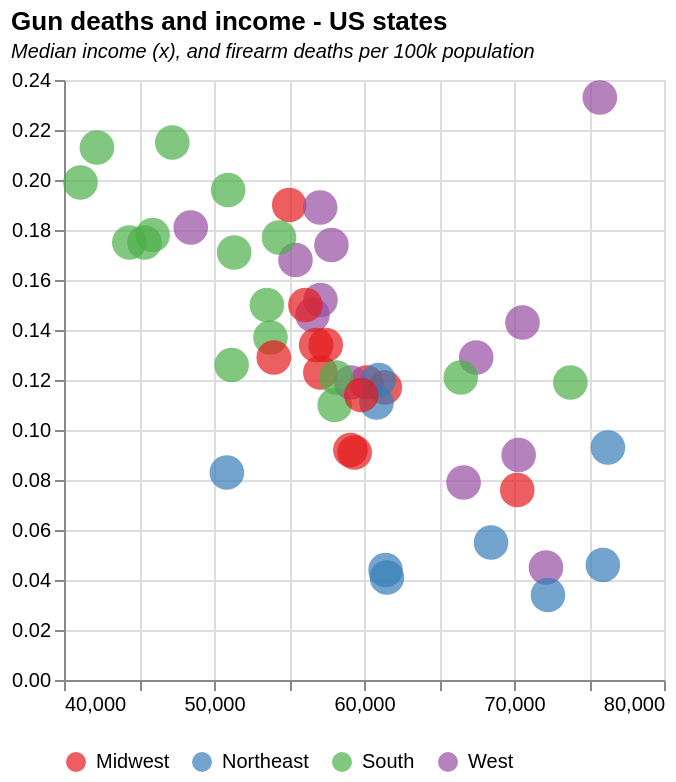

Source (Vega-Lite JSON):
### Vega-Lite specification from a JSON file in a GitHub repository (floating-point values rounded to 4 significant figures)
{"$schema": "https://vega.github.io/schema/vega-lite/v5.json", "description": "Various US measures state by state", "title": {"text": "Gun deaths and income - US states", "subtitle": "Median income (x), and firearm deaths per 100k population", "subtitleFontStyle": "italic", "subtitleFontSize": 10, "anchor": "start", "color": "black"}, "data": {"values": [{"State": "Alabama", "State2": "AL", "Gini": "0.472", "Death Rate": "21.5", "Firearms, vs average": "1.64700475", "Med income": "47221", "Income, vs median": "0.799827233", "Imprisonment rates": "736", "Prison rate": "1.264604811", "Imprisonment rate": "0.736", "Firearm deaths": "0.215", "Division": "South"}, {"State": "Alaska", "State2": "AK", "Gini": "0.422", "Death Rate": "23.3", "Firearms, vs average": "1.784893519", "Med income": "75723", "Income, vs median": "1.282592862", "Imprisonment rates": "376", "Prison rate": "0.64604811", "Imprisonment rate": "0.376", "Firearm deaths": "0.233", "Division": "West"}, {"State": "Arizona", "State2": "AZ", "Gini": "0.455", "Death Rate": "15.2", "Firearms, vs average": "1.164394055", "Med income": "57100", "Income, vs median": "0.967157303", "Imprisonment rates": "764", "Prison rate": "1.312714777", "Imprisonment rate": "0.764", "Firearm deaths": "0.152", "Division": "West"}, {"State": "Arkansas", "State2": "AR", "Gini": "0.458", "Death Rate": "17.8", "Firearms, vs average": "1.363566723", "Med income": "45907", "Income, vs median": "0.777570758", "Imprisonment rates": "763", "Prison rate": "1.310996564", "Imprisonment rate": "0.763", "Firearm deaths": "0.178", "Division": "South"}, {"State": "California", "State2": "CA", "Gini": "0.471", "Death Rate": "7.9", "Firearms, vs average": "0.605178489", "Med income": "66637", "Income, vs median": "1.128694592", "Imprisonment rates": "430", "Prison rate": "0.738831615", "Imprisonment rate": "0.43", "Firearm deaths": "0.079", "Division": "West"}, {"State": "Colorado", "State2": "CO", "Gini": "0.457", "Death Rate": "14.3", "Firearms, vs average": "1.095449671", "Med income": "70566", "Income, vs median": "1.195243822", "Imprisonment rates": "460", "Prison rate": "0.790378007", "Imprisonment rate": "0.46", "Firearm deaths": "0.143", "Division": "West"}, {"State": "Connecticut", "State2": "CT", "Gini": "0.486", "Death Rate": "4.6", "Firearms, vs average": "0.352382412", "Med income": "75923", "Income, vs median": "1.285980454", "Imprisonment rates": "367", "Prison rate": "0.630584192", "Imprisonment rate": "0.367", "Firearm deaths": "0.046", "Division": "Northeast"}, {"State": "Delaware", "State2": "DE", "Gini": "0.44", "Death Rate": "11", "Firearms, vs average": "0.842653593", "Med income": "58046", "Income, vs median": "0.983180609", "Imprisonment rates": "544", "Prison rate": "0.934707904", "Imprisonment rate": "0.544", "Firearm deaths": "0.11", "Division": "South"}, {"State": "Florida", "State2": "FL", "Gini": "0.474", "Death Rate": "12.6", "Firearms, vs average": "0.965221388", "Med income": "51176", "Income, vs median": "0.86681685", "Imprisonment rates": "601", "Prison rate": "1.032646048", "Imprisonment rate": "0.601", "Firearm deaths": "0.126", "Division": "South"}, {"State": "Georgia", "State2": "GA", "Gini": "0.468", "Death Rate": "15", "Firearms, vs average": "1.149073081", "Med income": "53527", "Income, vs median": "0.906637985", "Imprisonment rates": "676", "Prison rate": "1.161512027", "Imprisonment rate": "0.676", "Firearm deaths": "0.15", "Division": "South"}, {"State": "Hawaii", "State2": "HI", "Gini": "0.433", "Death Rate": "4.5", "Firearms, vs average": "0.344721924", "Med income": "72133", "Income, vs median": "1.221785599", "Imprisonment rates": "323", "Prison rate": "0.554982818", "Imprisonment rate": "0.323", "Firearm deaths": "0.045", "Division": "West"}, {"State": "Idaho", "State2": "ID", "Gini": "0.433", "Death Rate": "14.6", "Firearms, vs average": "1.118431132", "Med income": "56564", "Income, vs median": "0.958078558", "Imprisonment rates": "587", "Prison rate": "1.008591065", "Imprisonment rate": "0.587", "Firearm deaths": "0.146", "Division": "West"}, {"State": "Illinois", "State2": "IL", "Gini": "0.465", "Death Rate": "11.7", "Firearms, vs average": "0.896277003", "Med income": "61386", "Income, vs median": "1.039753383", "Imprisonment rates": "442", "Prison rate": "0.759450172", "Imprisonment rate": "0.442", "Firearm deaths": "0.117", "Division": "Midwest"}, {"State": "Indiana", "State2": "IN", "Gini": "0.44", "Death Rate": "15", "Firearms, vs average": "1.149073081", "Med income": "56094", "Income, vs median": "0.950117719", "Imprisonment rates": "503", "Prison rate": "0.864261168", "Imprisonment rate": "0.503", "Firearm deaths": "0.15", "Division": "Midwest"}, {"State": "Iowa", "State2": "IA", "Gini": "0.427", "Death Rate": "9.2", "Firearms, vs average": "0.704764823", "Med income": "59094", "Income, vs median": "1.000931588", "Imprisonment rates": "373", "Prison rate": "0.640893471", "Imprisonment rate": "0.373", "Firearm deaths": "0.092", "Division": "Midwest"}, {"State": "Kansas", "State2": "KS", "Gini": "0.445", "Death Rate": "13.4", "Firearms, vs average": "1.026505286", "Med income": "56810", "Income, vs median": "0.962245295", "Imprisonment rates": "438", "Prison rate": "0.75257732", "Imprisonment rate": "0.438", "Firearm deaths": "0.134", "Division": "Midwest"}, {"State": "Kentucky", "State2": "KY", "Gini": "0.466", "Death Rate": "17.5", "Firearms, vs average": "1.340585261", "Med income": "45369", "Income, vs median": "0.768458138", "Imprisonment rates": "670", "Prison rate": "1.151202749", "Imprisonment rate": "0.67", "Firearm deaths": "0.175", "Division": "South"}, {"State": "Louisiana", "State2": "LA", "Gini": "0.475", "Death Rate": "21.3", "Firearms, vs average": "1.631683775", "Med income": "42196", "Income, vs median": "0.714714003", "Imprisonment rates": "997", "Prison rate": "1.713058419", "Imprisonment rate": "0.997", "Firearm deaths": "0.213", "Division": "South"}, {"State": "Maine", "State2": "ME", "Gini": "0.437", "Death Rate": "8.3", "Firearms, vs average": "0.635820438", "Med income": "50856", "Income, vs median": "0.861396704", "Imprisonment rates": "169", "Prison rate": "0.290378007", "Imprisonment rate": "0.169", "Firearm deaths": "0.083", "Division": "Northeast"}, {"State": "Maryland", "State2": "MD", "Gini": "0.443", "Death Rate": "11.9", "Firearms, vs average": "0.911597978", "Med income": "73760", "Income, vs median": "1.249343654", "Imprisonment rates": "424", "Prison rate": "0.728522337", "Imprisonment rate": "0.424", "Firearm deaths": "0.119", "Division": "South"}, {"State": "Massachusetts", "State2": "MA", "Gini": "0.475", "Death Rate": "3.4", "Firearms, vs average": "0.260456565", "Med income": "72266", "Income, vs median": "1.224038348", "Imprisonment rates": "195", "Prison rate": "0.335051546", "Imprisonment rate": "0.195", "Firearm deaths": "0.034", "Division": "Northeast"}, {"State": "Michigan", "State2": "MI", "Gini": "0.451", "Death Rate": "12.3", "Firearms, vs average": "0.942239926", "Med income": "57091", "Income, vs median": "0.967004861", "Imprisonment rates": "530", "Prison rate": "0.910652921", "Imprisonment rate": "0.53", "Firearm deaths": "0.123", "Division": "Midwest"}, {"State": "Minnesota", "State2": "MN", "Gini": "0.44", "Death Rate": "7.6", "Firearms, vs average": "0.582197028", "Med income": "70218", "Income, vs median": "1.189349413", "Imprisonment rates": "249", "Prison rate": "0.427835052", "Imprisonment rate": "0.249", "Firearm deaths": "0.076", "Division": "Midwest"}, {"State": "Mississippi", "State2": "MS", "Gini": "0.468", "Death Rate": "19.9", "Firearms, vs average": "1.524436954", "Med income": "41099", "Income, vs median": "0.696133065", "Imprisonment rates": "822", "Prison rate": "1.412371134", "Imprisonment rate": "0.822", "Firearm deaths": "0.199", "Division": "South"}, {"State": "Missouri", "State2": "MO", "Gini": "0.455", "Death Rate": "19", "Firearms, vs average": "1.455492569", "Med income": "55016", "Income, vs median": "0.931858602", "Imprisonment rates": "688", "Prison rate": "1.182130584", "Imprisonment rate": "0.688", "Firearm deaths": "0.19", "Division": "Midwest"}, {"State": "Montana", "State2": "MT", "Gini": "0.435", "Death Rate": "18.9", "Firearms, vs average": "1.447832082", "Med income": "57075", "Income, vs median": "0.966733854", "Imprisonment rates": "466", "Prison rate": "0.800687285", "Imprisonment rate": "0.466", "Firearm deaths": "0.189", "Division": "West"}, {"State": "Nebraska", "State2": "NE", "Gini": "0.432", "Death Rate": "9.1", "Firearms, vs average": "0.697104336", "Med income": "59374", "Income, vs median": "1.005674215", "Imprisonment rates": "364", "Prison rate": "0.625429553", "Imprisonment rate": "0.364", "Firearm deaths": "0.091", "Division": "Midwest"}, {"State": "Nevada", "State2": "NV", "Gini": "0.448", "Death Rate": "16.8", "Firearms, vs average": "1.286961851", "Med income": "55431", "Income, vs median": "0.938887854", "Imprisonment rates": "597", "Prison rate": "1.025773196", "Imprisonment rate": "0.597", "Firearm deaths": "0.168", "Division": "West"}, {"State": "New Hampshire", "State2": "NH", "Gini": "0.425", "Death Rate": "9.3", "Firearms, vs average": "0.71242531", "Med income": "76260", "Income, vs median": "1.291688545", "Imprisonment rates": "262", "Prison rate": "0.450171821", "Imprisonment rate": "0.262", "Firearm deaths": "0.093", "Division": "Northeast"}, {"State": "New Jersey", "State2": "NJ", "Gini": "0.464", "Death Rate": "5.5", "Firearms, vs average": "0.421326796", "Med income": "68468", "Income, vs median": "1.15970799", "Imprisonment rates": "284", "Prison rate": "0.487972509", "Imprisonment rate": "0.284", "Firearm deaths": "0.055", "Division": "Northeast"}, {"State": "New Mexico", "State2": "NM", "Gini": "0.464", "Death Rate": "18.1", "Firearms, vs average": "1.386548184", "Med income": "48451", "Income, vs median": "0.820660919", "Imprisonment rates": "438", "Prison rate": "0.75257732", "Imprisonment rate": "0.438", "Firearm deaths": "0.181", "Division": "West"}, {"State": "New York", "State2": "NY", "Gini": "0.499", "Death Rate": "4.4", "Firearms, vs average": "0.337061437", "Med income": "61437", "Income, vs median": "1.040617219", "Imprisonment rates": "325", "Prison rate": "0.558419244", "Imprisonment rate": "0.325", "Firearm deaths": "0.044", "Division": "Northeast"}, {"State": "North Carolina", "State2": "NC", "Gini": "0.464", "Death Rate": "13.7", "Firearms, vs average": "1.049486747", "Med income": "53764", "Income, vs median": "0.910652281", "Imprisonment rates": "438", "Prison rate": "0.75257732", "Imprisonment rate": "0.438", "Firearm deaths": "0.137", "Division": "South"}, {"State": "North Dakota", "State2": "ND", "Gini": "0.433", "Death Rate": "11.9", "Firearms, vs average": "0.911597978", "Med income": "60184", "Income, vs median": "1.01939396", "Imprisonment rates": "306", "Prison rate": "0.525773196", "Imprisonment rate": "0.306", "Firearm deaths": "0.119", "Division": "Midwest"}, {"State": "Ohio", "State2": "OH", "Gini": "0.452", "Death Rate": "12.9", "Firearms, vs average": "0.98820285", "Med income": "53985", "Income, vs median": "0.914395569", "Imprisonment rates": "578", "Prison rate": "0.993127148", "Imprisonment rate": "0.578", "Firearm deaths": "0.129", "Division": "Midwest"}, {"State": "Oklahoma", "State2": "OK", "Gini": "0.454", "Death Rate": "19.6", "Firearms, vs average": "1.501455493", "Med income": "50943", "Income, vs median": "0.862870306", "Imprisonment rates": "891", "Prison rate": "1.530927835", "Imprisonment rate": "0.891", "Firearm deaths": "0.196", "Division": "South"}, {"State": "Oregon", "State2": "OR", "Gini": "0.449", "Death Rate": "11.9", "Firearms, vs average": "0.911597978", "Med income": "59135", "Income, vs median": "1.001626044", "Imprisonment rates": "466", "Prison rate": "0.800687285", "Imprisonment rate": "0.466", "Firearm deaths": "0.119", "Division": "West"}, {"State": "Pennsylvania", "State2": "PA", "Gini": "0.461", "Death Rate": "12", "Firearms, vs average": "0.919258465", "Med income": "60979", "Income, vs median": "1.032859635", "Imprisonment rates": "484", "Prison rate": "0.83161512", "Imprisonment rate": "0.484", "Firearm deaths": "0.12", "Division": "Northeast"}, {"State": "Rhode Island", "State2": "RI", "Gini": "0.467", "Death Rate": "4.1", "Firearms, vs average": "0.314079975", "Med income": "61528", "Income, vs median": "1.042158573", "Imprisonment rates": "239", "Prison rate": "0.410652921", "Imprisonment rate": "0.239", "Firearm deaths": "0.041", "Division": "Northeast"}, {"State": "South Carolina", "State2": "SC", "Gini": "0.461", "Death Rate": "17.7", "Firearms, vs average": "1.355906236", "Med income": "54336", "Income, vs median": "0.920340792", "Imprisonment rates": "524", "Prison rate": "0.900343643", "Imprisonment rate": "0.524", "Firearm deaths": "0.177", "Division": "South"}, {"State": "South Dakota", "State2": "SD", "Gini": "0.442", "Death Rate": "13.4", "Firearms, vs average": "1.026505286", "Med income": "57450", "Income, vs median": "0.973085587", "Imprisonment rates": "583", "Prison rate": "1.001718213", "Imprisonment rate": "0.583", "Firearm deaths": "0.134", "Division": "Midwest"}, {"State": "Tennessee", "State2": "TN", "Gini": "0.468", "Death Rate": "17.1", "Firearms, vs average": "1.309943312", "Med income": "51344", "Income, vs median": "0.869662427", "Imprisonment rates": "545", "Prison rate": "0.936426117", "Imprisonment rate": "0.545", "Firearm deaths": "0.171", "Division": "South"}, {"State": "Texas", "State2": "TX", "Gini": "0.469", "Death Rate": "12.1", "Firearms, vs average": "0.926918952", "Med income": "58146", "Income, vs median": "0.984874405", "Imprisonment rates": "761", "Prison rate": "1.307560137", "Imprisonment rate": "0.761", "Firearm deaths": "0.121", "Division": "South"}, {"State": "Utah", "State2": "UT", "Gini": "0.419", "Death Rate": "12.9", "Firearms, vs average": "0.98820285", "Med income": "67481", "Income, vs median": "1.142990227", "Imprisonment rates": "287", "Prison rate": "0.493127148", "Imprisonment rate": "0.287", "Firearm deaths": "0.129", "Division": "West"}, {"State": "Vermont", "State2": "VT", "Gini": "0.444", "Death Rate": "11.1", "Firearms, vs average": "0.85031408", "Med income": "60837", "Income, vs median": "1.030454445", "Imprisonment rates": "243", "Prison rate": "0.417525773", "Imprisonment rate": "0.243", "Firearm deaths": "0.111", "Division": "Northeast"}, {"State": "Virginia", "State2": "VA", "Gini": "0.459", "Death Rate": "12.1", "Firearms, vs average": "0.926918952", "Med income": "66451", "Income, vs median": "1.125544132", "Imprisonment rates": "576", "Prison rate": "0.989690722", "Imprisonment rate": "0.576", "Firearm deaths": "0.121", "Division": "South"}, {"State": "Washington", "State2": "WA", "Gini": "0.441", "Death Rate": "9", "Firearms, vs average": "0.689443849", "Med income": "70310", "Income, vs median": "1.190907705", "Imprisonment rates": "333", "Prison rate": "0.572164948", "Imprisonment rate": "0.333", "Firearm deaths": "0.09", "Division": "West"}, {"State": "West Virginia", "State2": "WV", "Gini": "0.451", "Death Rate": "17.5", "Firearms, vs average": "1.340585261", "Med income": "44354", "Income, vs median": "0.751266112", "Imprisonment rates": "492", "Prison rate": "0.845360825", "Imprisonment rate": "0.492", "Firearm deaths": "0.175", "Division": "South"}, {"State": "Wisconsin", "State2": "WI", "Gini": "0.43", "Death Rate": "11.4", "Firearms, vs average": "0.873295542", "Med income": "59817", "Income, vs median": "1.01317773", "Imprisonment rates": "492", "Prison rate": "0.845360825", "Imprisonment rate": "0.492", "Firearm deaths": "0.114", "Division": "Midwest"}, {"State": "Wyoming", "State2": "WY", "Gini": "0.423", "Death Rate": "17.4", "Firearms, vs average": "1.332924774", "Med income": "57829", "Income, vs median": "0.979505073", "Imprisonment rates": "532", "Prison rate": "0.914089347", "Imprisonment rate": "0.532", "Firearm deaths": "0.174", "Division": "West"}]}, "mark": {"type": "circle", "size": 300}, "height": 300, "width": 300, "encoding": {"x": {"field": "Med income", "type": "quantitative", "scale": {"domain": [40000, 80000]}, "title": null}, "y": {"field": "Firearm deaths", "type": "quantitative", "title": null}, "color": {"field": "Division", "type": "ordinal", "scale": {"scheme": "set1"}, "legend": {"orient": "bottom"}, "title": null}, "tooltip": [{"field": "State", "type": "ordinal", "title": "State"}]}}
